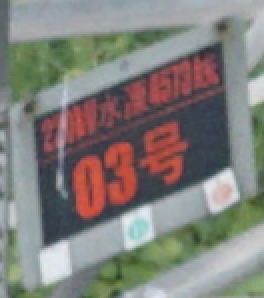
//> input picture test4.png, 132 x 149 px (shown 2 times larger)
$ ./test4   (built with g++ and OpenCV 4)
//> lines starting //> are read from the running program, lines starting //| are printed output that depends on the picture; after the words box and inside, x2 and y2 are one past the last pixel; in counts of white or black regions, pixels touching at a corner belong together
//> further down, binImage is the input picture: 149 rows x 132 cols, CV_8UC3; mean B, G, R 123.1, 128, 129.9
#include <iostream>
#include <string>
#include <list>
#include <vector>
#include <map>
#include <stack>
#include <opencv2/core/core.hpp>
#include <opencv2/highgui/highgui.hpp>
#include <opencv2/imgproc/imgproc.hpp>


using namespace std;
using namespace cv;


//------------------------------【两步法新改进版】----------------------------------------------
// 对二值图像进行连通区域标记,从1开始标号
// [247 lines left out: functions Two_PassNew, Two_PassOld, SeedFillOld, not called in this run]


//-------------------------------------------【种子填充法新版】---------------------------
void SeedFillNew(const cv::Mat& _binImg, cv::Mat& _lableImg )
{
	// connected component analysis(4-component)
	// use seed filling algorithm
	// 1. begin with a forgeground pixel and push its forground neighbors into a stack;
	// 2. pop the pop pixel on the stack and label it with the same label until the stack is empty
	//
	//  forground pixel: _binImg(x,y)=1
	//  background pixel: _binImg(x,y) = 0


	if(_binImg.empty() ||
		_binImg.type()!=CV_8UC1)
	{
		return;
	}

	_lableImg.release();
	_binImg.convertTo(_lableImg,CV_32SC1);
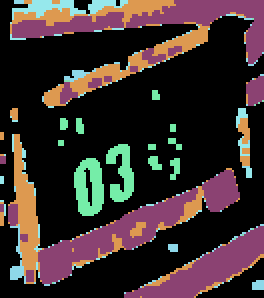
//> _lableImg: 149 rows x 132 cols, CV_32SC1 (shown 2 times larger); 8 distinct labels, from 0 to 255; one colour per label, 0 black

	int label = 0; //start by 1

	int rows = _binImg.rows;
//> rows = 149
	int cols = _binImg.cols;
//> cols = 132

	Mat mask(rows, cols, CV_8UC1);
	mask.setTo(0);
	int *lableptr;
	for(int i=0; i < rows; i++)
	{
		int* data = _lableImg.ptr<int>(i);
		uchar *masKptr = mask.ptr<uchar>(i);
		for(int j = 0; j < cols; j++)
		{
			if(data[j] == 255&&mask.at<uchar>(i,j)!=1)
			{
				mask.at<uchar>(i,j)=1;
				std::stack<std::pair<int,int> > neighborPixels;
				neighborPixels.push(std::pair<int,int>(i,j)); // pixel position: <i,j>
				++label; //begin with a new label
				while(!neighborPixels.empty())
				{
					//get the top pixel on the stack and label it with the same label
					std::pair<int,int> curPixel =neighborPixels.top();
					int curY = curPixel.first;
					int curX = curPixel.second;
					_lableImg.at<int>(curY, curX) = label;

					//pop the top pixel
					neighborPixels.pop();

					//push the 4-neighbors(foreground pixels)

					if(curX-1 >= 0)
					{
						if(_lableImg.at<int>(curY,curX-1) == 255&&mask.at<uchar>(curY,curX-1)!=1) //leftpixel
						{
							neighborPixels.push(std::pair<int,int>(curY,curX-1));
							mask.at<uchar>(curY,curX-1)=1;
						}
					}
					if(curX+1 <=cols-1)
					{
						if(_lableImg.at<int>(curY,curX+1) == 255&&mask.at<uchar>(curY,curX+1)!=1)
							// right pixel
						{
							neighborPixels.push(std::pair<int,int>(curY,curX+1));
							mask.at<uchar>(curY,curX+1)=1;
						}
					}
					if(curY-1 >= 0)
					{
						if(_lableImg.at<int>(curY-1,curX) == 255&&mask.at<uchar>(curY-1,curX)!=1)
							// up pixel
						{
							neighborPixels.push(std::pair<int,int>(curY-1, curX));
							mask.at<uchar>(curY-1,curX)=1;
						}
					}
					if(curY+1 <= rows-1)
					{
						if(_lableImg.at<int>(curY+1,curX) == 255&&mask.at<uchar>(curY+1,curX)!=1)
							//down pixel
						{
							neighborPixels.push(std::pair<int,int>(curY+1,curX));
							mask.at<uchar>(curY+1,curX)=1;
						}
					}
				}
			}
		}
	}
//> this loop made 149 passes
//> label on passes 1 to 12: 1, 1, 1, 1, 1, 1, 2, 2, 2, 2, 2, 2
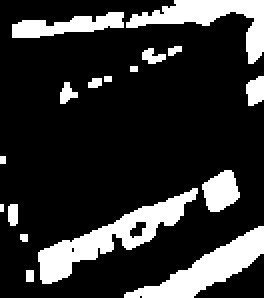
//> mask: 149 rows x 132 cols, CV_8UC1 (shown 2 times larger); values 0 (black) and 1 (white), 19.2% white; 17 white regions (5 under 20 px), largest, box (x1, y1, x2, y2) and area: (19, 94, 99, 142) 1066, (62, 113, 132, 149) 875, (63, 0, 132, 32) 757
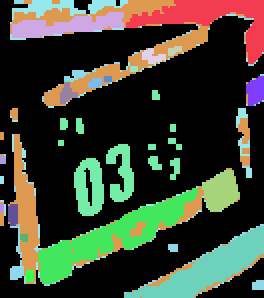
//> _lableImg: 149 rows x 132 cols, CV_32SC1 (shown 2 times larger); 24 distinct labels, from 0 to 226; one colour per label, 0 black
//> after the loop, label = 17
}


//---------------------------------【颜色标记程序】-----------------------------------
//彩色显示
cv::Scalar GetRandomColor()
{
	uchar r = 255 * (rand()/(1.0 + RAND_MAX));
	uchar g = 255 * (rand()/(1.0 + RAND_MAX));
	uchar b = 255 * (rand()/(1.0 + RAND_MAX));
	return cv::Scalar(b,g,r);
}


void LabelColor(const cv::Mat& labelImg, cv::Mat& colorLabelImg)
{
	int num = 0;
	if (labelImg.empty() ||
		labelImg.type() != CV_32SC1)
	{
		return;
	}

	std::map<int, cv::Scalar> colors;

	int rows = labelImg.rows;
//> rows = 149
	int cols = labelImg.cols;
//> cols = 132

	colorLabelImg.release();
	colorLabelImg.create(rows, cols, CV_8UC3);
	colorLabelImg = cv::Scalar::all(0);

	for (int i = 0; i < rows; i++)
	{
		const int* data_src = (int*)labelImg.ptr<int>(i);
		uchar* data_dst = colorLabelImg.ptr<uchar>(i);
		for (int j = 0; j < cols; j++)
		{
			int pixelValue = data_src[j];
			if (pixelValue > 1)
			{
				if (colors.count(pixelValue) <= 0)
				{
					colors[pixelValue] = GetRandomColor();
					num++;
				}

				cv::Scalar color = colors[pixelValue];
				*data_dst++   = color[0];
				*data_dst++ = color[1];
				*data_dst++ = color[2];
			}
			else
			{
				data_dst++;
				data_dst++;
				data_dst++;
			}
		}
	}
//> this loop made 149 passes
//> num on passes 1 to 12: 3, 3, 3, 3, 3, 3, 4, 4, 4, 6, 6, 6
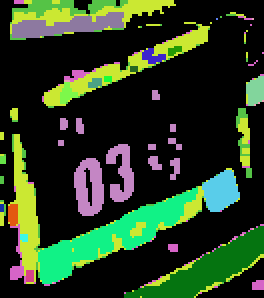
//> colorLabelImg: 149 rows x 132 cols, CV_8UC3 (shown 2 times larger); mean B, G, R 34.1, 61.6, 40.7
//> after the loop, colors = 22 items; num = 22
	printf("color num : %d \n", num );
//| color num : 22
}

//------------------------------------------【测试主程序】-------------------------------------
int main()
{

	cv::Mat binImage = cv::imread("test4.png");
	//cv::threshold(binImage, binImage, 50, 1, CV_THRESH_BINARY);
        //获取自定义核
    Mat element = getStructuringElement(MORPH_RECT, Size(3, 3)); //第一个参数MORPH_RECT表示矩形的卷积核，当然还可以选择椭圆形的、交叉型的

    //高级形态学处理，调用这个函数就可以了，具体要选择哪种操作，就修改第三个参数就可以了。这里演示的是形态学梯度处理
    morphologyEx(binImage, binImage, MORPH_OPEN, element);

	// 全局二值化
	int th = 160;
	cv::threshold(binImage, binImage, th, 255, CV_THRESH_BINARY);

	cv::Mat labelImg;
    cv::cvtColor(binImage, binImage, CV_BGRA2GRAY);
    // cv::cvtColor(binImage, binImage, CV_GRAY2BGR);
    cv::imshow("aa",binImage);

	double time;
	time= getTickCount();
	//对应四种方法，需要哪一种，则调用哪一种
	//Two_PassOld(binImage, labelImg);
	//Two_PassNew(binImage, labelImg);
	// SeedFillOld(binImage, labelImg);
	SeedFillNew(binImage, labelImg);
	time = 1000*((double)getTickCount() - time)/getTickFrequency();
    cout<<std::fixed<<time<<"ms"<<endl;
	//彩色显示
	cv::Mat colorLabelImg;
	LabelColor(labelImg, colorLabelImg);
	cv::imshow("colorImg", colorLabelImg);
	//灰度显示
	cv::Mat grayImg;
	labelImg *= 10;
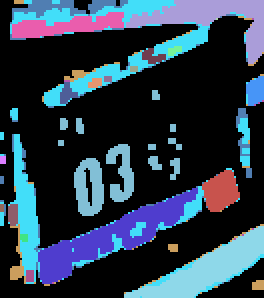
//> labelImg: 149 rows x 132 cols, CV_32SC1 (shown 2 times larger); 24 distinct labels, from 0 to 2260; one colour per label, 0 black
	labelImg.convertTo(grayImg, CV_8UC1);
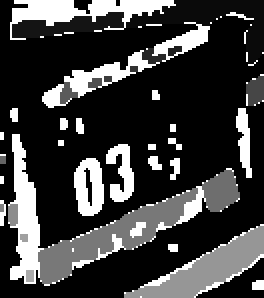
//> grayImg: 149 rows x 132 cols, CV_8UC1 (shown 2 times larger); min 0, max 255, mean 62.7
	cv::imshow("labelImg", grayImg);
	cv::imshow("labelImg", ~grayImg);
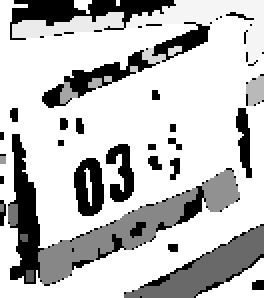
//> window 'labelImg': 149 rows x 132 cols, CV_8UC1 (shown 2 times larger); min 0, max 255, mean 192.3
    cv::imwrite("labeImg.jpg", ~grayImg);
	double minval, maxval;
	minMaxLoc(labelImg,&minval,&maxval);
//> minval = 0; maxval = 2260
	cout<<"minval"<<minval<<endl;
//| minval0.000000
	cout<<"maxval"<<maxval<<endl;
//| maxval2260.000000
	cv::waitKey(0);
	return 0;
}

$ run again, with test2.png copied over test4.png
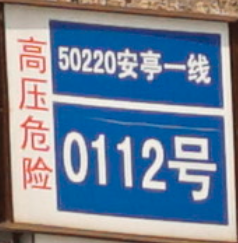
//> input picture test2.png, 238 x 243 px
//> binImage is the input picture: 243 rows x 238 cols, CV_8UC3; mean B, G, R 153.8, 133.6, 118.5
//> the loop in SeedFillNew, `for(int i=0; i < rows; i++)` made 243 passes
//> label on passes 1 to 3: 0, 0, 0
//> after the loop in SeedFillNew, `for(int i=0; i < rows; i++)`:
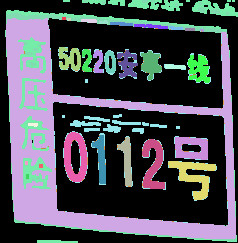
//> _lableImg: 243 rows x 238 cols, CV_32SC1; 35 distinct labels, from 0 to 226; one colour per label, 0 black
//> after the loop in SeedFillNew, `for(int i=0; i < rows; i++)`: label = 28
//> the loop in LabelColor, `for (int i = 0; i < rows; i++)` made 243 passes
//> num on passes 1 to 3: 2, 2, 2
//> after the loop in LabelColor, `for (int i = 0; i < rows; i++)`: colors = 33 items; num = 33
//| color num : 33
//> labelImg: 243 rows x 238 cols, CV_32SC1; 35 distinct labels, from 0 to 2260
//> `cv::imshow("labelImg", ~grayImg);`:
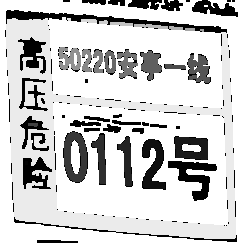
//> window 'labelImg': 243 rows x 238 cols, CV_8UC1; min 0, max 255, mean 203.8
//> minval = 0; maxval = 2260
//| minval0.000000
//| maxval2260.000000

$ run again, with test3.png copied over test4.png
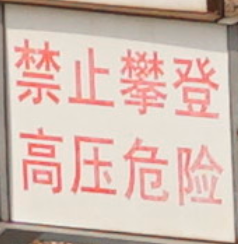
//> input picture test3.png, 238 x 244 px
//> binImage is the input picture: 244 rows x 238 cols, CV_8UC3; mean B, G, R 178.6, 188.4, 212.4
//> the loop in SeedFillNew, `for(int i=0; i < rows; i++)` made 244 passes
//> label on passes 1 to 3: 1, 1, 1
//> after the loop in SeedFillNew, `for(int i=0; i < rows; i++)`:
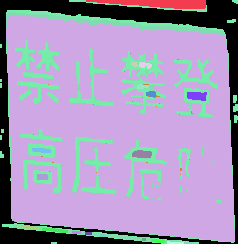
//> _lableImg: 244 rows x 238 cols, CV_32SC1; 22 distinct labels, from 0 to 226; one colour per label, 0 black
//> after the loop in SeedFillNew, `for(int i=0; i < rows; i++)`: label = 18
//> the loop in LabelColor, `for (int i = 0; i < rows; i++)` made 244 passes
//> num on passes 1 to 3: 2, 2, 2
//> after the loop in LabelColor, `for (int i = 0; i < rows; i++)`: colors = 20 items; num = 20
//| color num : 20
//> labelImg: 244 rows x 238 cols, CV_32SC1; 22 distinct labels, from 0 to 2260
//> `cv::imshow("labelImg", ~grayImg);`:
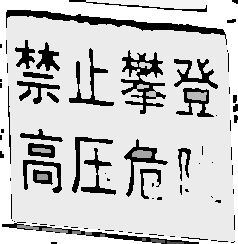
//> window 'labelImg': 244 rows x 238 cols, CV_8UC1; min 0, max 255, mean 199.9
//> minval = 0; maxval = 2260
//| minval0.000000
//| maxval2260.000000
